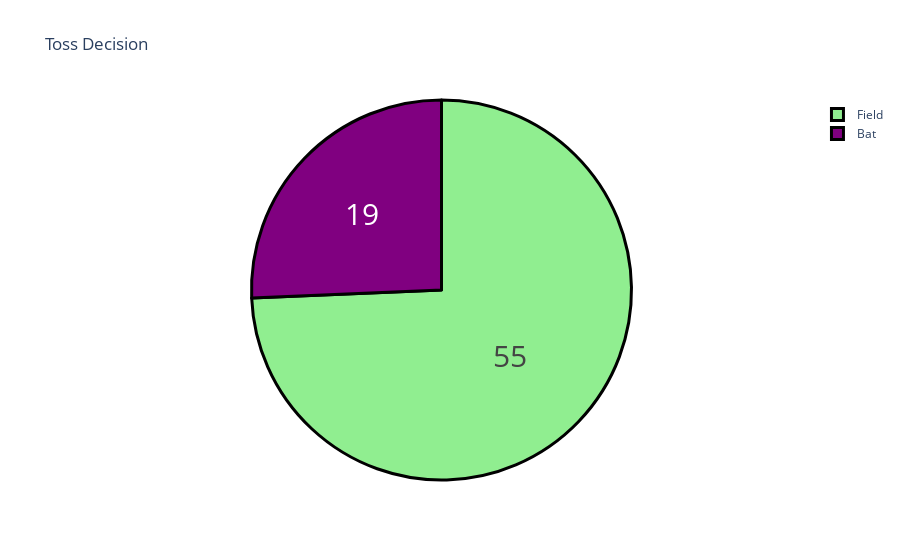

Notebook cell for this chart:
### Code cell
toss = data["toss_decision"].value_counts()
label = toss.index
counts = toss.values
colors = ['lightgreen','purple']

fig = go.Figure(data=[go.Pie(labels=label, values=counts)])
fig.update_layout(title_text='Toss Decision')
fig.update_traces(hoverinfo='label+percent', 
                  textinfo='value', textfont_size=30,
                  marker=dict(colors=colors, 
                              line=dict(color='black', width=3)))
fig.show()

### Figure 1 — Plotly figure (JSON) as saved in the notebook; plotly's stock layout.template omitted (floating-point values rounded to 4 significant figures)
{"data": [{"hoverinfo": "label+percent", "labels": ["Field", "Bat"], "marker": {"colors": ["lightgreen", "purple"], "line": {"color": "black", "width": 3}}, "textfont": {"size": 30}, "textinfo": "value", "type": "pie", "values": [55, 19]}], "layout": {"title": {"text": "Toss Decision"}}}
